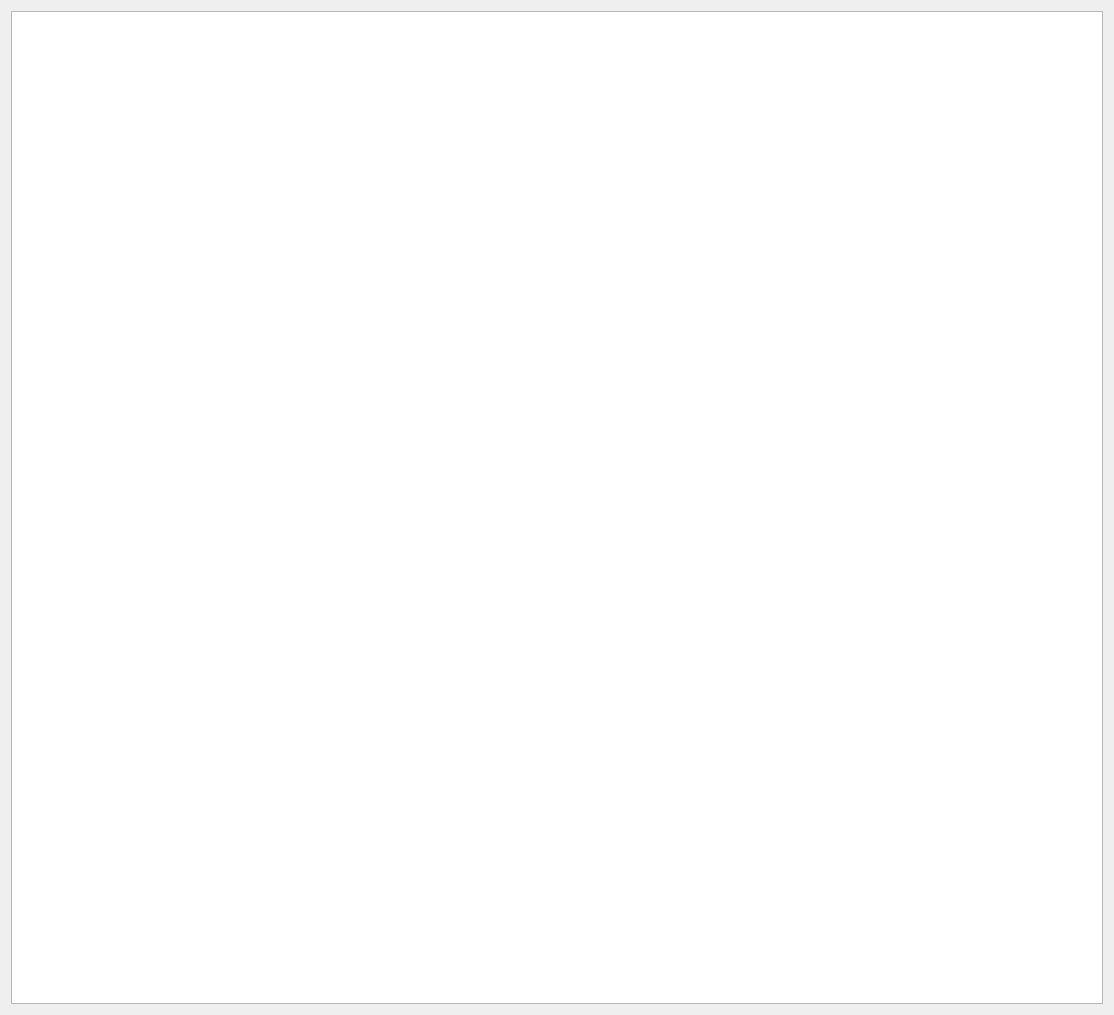
<?xml version="1.0" encoding="UTF-8"?>
<ui version="4.0">
 <class>Form</class>
 <widget class="QWidget" name="Form">
  <property name="geometry">
   <rect>
    <x>0</x>
    <y>0</y>
    <width>1114</width>
    <height>1015</height>
   </rect>
  </property>
  <property name="windowTitle">
   <string>Form</string>
  </property>
  <layout class="QGridLayout" name="gridLayout">
   <item row="0" column="0">
    <widget class="ImageView" name="graphicsView"/>
   </item>
  </layout>
 </widget>
 <customwidgets>
  <customwidget>
   <class>ImageView</class>
   <extends>QGraphicsView</extends>
   <header>pyqtgraph</header>
  </customwidget>
 </customwidgets>
 <resources/>
 <connections/>
</ui>
